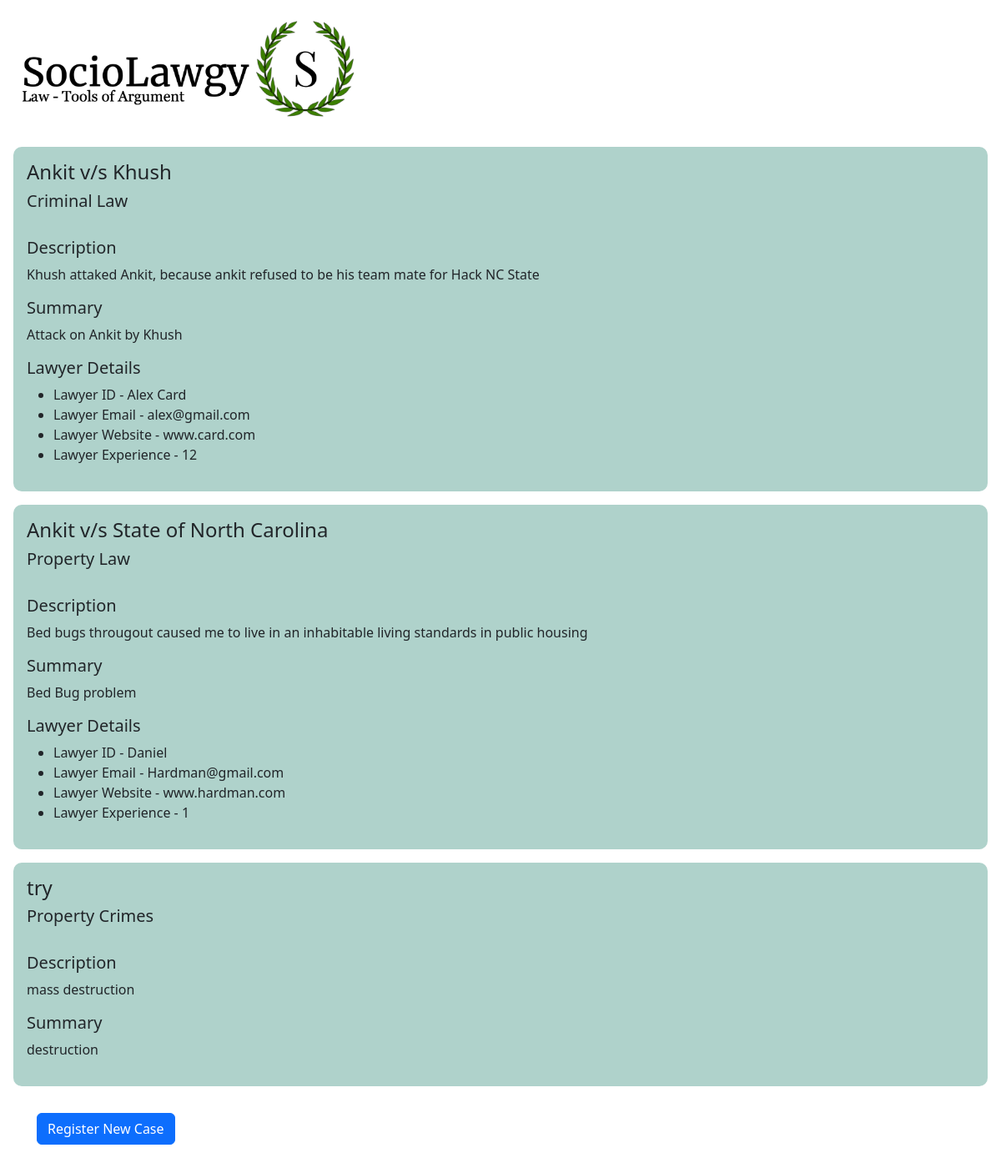
Page /client_dashboard/1 on the committed database.
### backend/models.py (models this page shows)
class Case(db.Model):
    __tablename__ = 'cases'
    id = db.Column(db.Integer, primary_key=True)
    name = db.Column(db.String(100), nullable=False)
    case_type = db.Column(db.String(100), nullable=False)
    description = db.Column(db.Text, nullable=False)
    summary = db.Column(db.Text, nullable=False)
    client_id = db.Column(db.Integer, db.ForeignKey('clients.id'))
    lawyer_id = db.Column(db.Integer, db.ForeignKey('lawyers.id'), nullable=True)

class Lawyer(db.Model):
    __tablename__ = 'lawyers'
    id = db.Column(db.Integer, primary_key=True)
    name = db.Column(db.String(100), nullable=False)
    email = db.Column(db.String(100), nullable=False, unique=True)
    password = db.Column(db.String(100), nullable=False)
    speciality = db.Column(db.String, nullable=False)
    experience = db.Column(db.Integer, nullable=False)
    personal_website = db.Column(db.String, nullable=False)
    verified = db.Column(db.Boolean, nullable=False, default=False)
    cases = db.relationship('Case', backref=db.backref('lawyers'))

### app.py (the view)
@app.get('/client_dashboard/<int:id>')
def clientDashboard(id):
    client = Client.query.filter_by(id=id).first()
    lawyers = Lawyer.query.all()
    print(client)
    return render_template('client_dashboard.html', client=client, lawyers=lawyers)

### templates/client_dashboard.html (shortened to what this page needs)
<!DOCTYPE html>
<html lang="en">
<head>
    <link rel="stylesheet" href="../static/css/login.css">
    <link rel="stylesheet" href="https://cdn.jsdelivr.net/npm/bootstrap@5.3.2/dist/css/bootstrap.min.css">
</head>
<body>
    <header>
        <div class="logo">
            <img src="../static/images/fullLogo.png" alt="Law - Tools of Argument">
        </div>
    </header>
    <div My Cases>
        {% for case in client.cases %}
        <div class="m-3 p-3" style="background-color: rgb(175, 210, 203); border-radius: 10px;">
            <h4>{{case.name}}</h4>
            <h5>{{case.case_type}}</h5>
            <br>
            <h5>Description</h5>
            <p>{{case.description}}</p>
            <h5>Summary</h5>
            <p>{{case.summary}}</p>
            {% if case.lawyer_id != 1 %}
            <h5>Lawyer Details</h5>
            <ul>
                <li> Lawyer ID - {{lawyers[case.lawyer_id].name}}</li>
                <li> Lawyer Email - {{lawyers[case.lawyer_id].email}}</li>
                <li> Lawyer Website - {{lawyers[case.lawyer_id].personal_website}}</li>
                <li> Lawyer Experience - {{lawyers[case.lawyer_id].experience}}</li>
                {% endif%}
            </ul>
        </div>
        {% endfor %}
    </div>
    <div class="row p-3 m-3">
        <a href="/registerCase/{{client.id}}"><button class="col btn btn-primary">Register New Case</button></a>
    </div>
</body>
</html>

### static/css/login.css (style rules this page uses)
body { margin: 0; font-family: 'Times New Roman', Times, serif; }
header { display: flex; justify-content: space-between; align-items: center; background-color: #ffffff; height: 20vh; }
.logo img { height: 150px; width: auto; }

### rows in the picture
Case: name "Ankit v/s Khush", case_type "Criminal Law", description "Khush attaked Ankit, because ankit refused to be his team mate for Hack NC State", summary "Attack on Ankit by Khush"
Lawyer: name "Alex Card", email "alex@gmail.com", personal_website "www.card.com", experience "12"
Case: name "Ankit v/s State of North Carolina", case_type "Property Law", description "Bed bugs througout caused me to live in an inhabitable living standards in public housing", summary "Bed Bug problem"
Lawyer: name "Daniel", email "Hardman@gmail.com", personal_website "www.hardman.com", experience "1"
Case: name "try", case_type "Property Crimes", description "mass destruction", summary "destruction"
